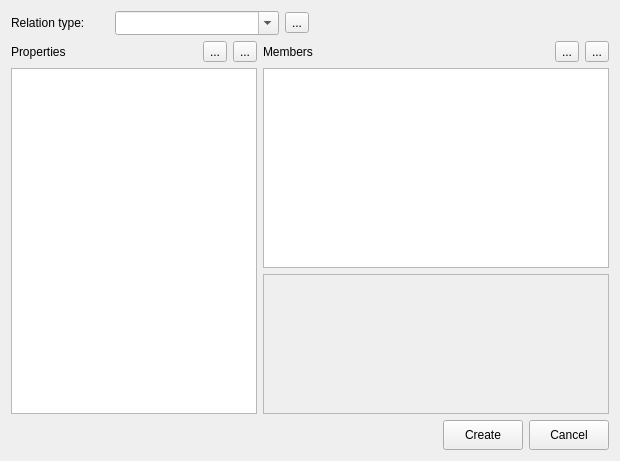
<ui version="4.0" >
 <class>DlgAddRelation</class>
 <widget class="QDialog" name="DlgAddRelation" >
  <property name="geometry" >
   <rect>
    <x>0</x>
    <y>0</y>
    <width>620</width>
    <height>461</height>
   </rect>
  </property>
  <property name="windowTitle" >
   <string>Create OSM relation</string>
  </property>
  <property name="toolTip" >
   <string/>
  </property>
  <property name="whatsThis" >
   <string/>
  </property>
  <property name="modal" >
   <bool>false</bool>
  </property>
  <layout class="QVBoxLayout" >
   <item>
    <layout class="QHBoxLayout" >
     <item>
      <widget class="QLabel" name="label" >
       <property name="text" >
        <string>Relation type:</string>
       </property>
      </widget>
     </item>
     <item>
      <spacer>
       <property name="orientation" >
        <enum>Qt::Horizontal</enum>
       </property>
       <property name="sizeType" >
        <enum>QSizePolicy::Fixed</enum>
       </property>
       <property name="sizeHint" >
        <size>
         <width>24</width>
         <height>20</height>
        </size>
       </property>
      </spacer>
     </item>
     <item>
      <widget class="QComboBox" name="typeCombo" >
       <property name="sizePolicy" >
        <sizepolicy vsizetype="Fixed" hsizetype="Fixed" >
         <horstretch>0</horstretch>
         <verstretch>0</verstretch>
        </sizepolicy>
       </property>
       <property name="minimumSize" >
        <size>
         <width>164</width>
         <height>24</height>
        </size>
       </property>
       <property name="maximumSize" >
        <size>
         <width>164</width>
         <height>16777215</height>
        </size>
       </property>
       <property name="editable" >
        <bool>true</bool>
       </property>
      </widget>
     </item>
     <item>
      <widget class="QToolButton" name="typeInfoButton" >
       <property name="text" >
        <string>...</string>
       </property>
      </widget>
     </item>
     <item>
      <spacer>
       <property name="orientation" >
        <enum>Qt::Horizontal</enum>
       </property>
       <property name="sizeHint" >
        <size>
         <width>40</width>
         <height>20</height>
        </size>
       </property>
      </spacer>
     </item>
    </layout>
   </item>
   <item>
    <layout class="QHBoxLayout" >
     <item>
      <layout class="QVBoxLayout" >
       <item>
        <layout class="QHBoxLayout" >
         <item>
          <widget class="QLabel" name="label_2" >
           <property name="text" >
            <string>Properties</string>
           </property>
          </widget>
         </item>
         <item>
          <spacer>
           <property name="orientation" >
            <enum>Qt::Horizontal</enum>
           </property>
           <property name="sizeHint" >
            <size>
             <width>40</width>
             <height>20</height>
            </size>
           </property>
          </spacer>
         </item>
         <item>
          <widget class="QToolButton" name="loadStandardTagsButton" >
           <property name="text" >
            <string>...</string>
           </property>
          </widget>
         </item>
         <item>
          <widget class="QToolButton" name="removeTagButton" >
           <property name="text" >
            <string>...</string>
           </property>
          </widget>
         </item>
        </layout>
       </item>
       <item>
        <widget class="QTableWidget" name="relTagsTable" >
         <property name="minimumSize" >
          <size>
           <width>240</width>
           <height>0</height>
          </size>
         </property>
        </widget>
       </item>
      </layout>
     </item>
     <item>
      <layout class="QVBoxLayout" >
       <item>
        <layout class="QHBoxLayout" >
         <item>
          <widget class="QLabel" name="label_5" >
           <property name="text" >
            <string>Members</string>
           </property>
          </widget>
         </item>
         <item>
          <spacer>
           <property name="orientation" >
            <enum>Qt::Horizontal</enum>
           </property>
           <property name="sizeHint" >
            <size>
             <width>40</width>
             <height>20</height>
            </size>
           </property>
          </spacer>
         </item>
         <item>
          <widget class="QToolButton" name="chooseMemberButton" >
           <property name="text" >
            <string>...</string>
           </property>
           <property name="checkable" >
            <bool>true</bool>
           </property>
          </widget>
         </item>
         <item>
          <widget class="QToolButton" name="removeMemberButton" >
           <property name="text" >
            <string>...</string>
           </property>
          </widget>
         </item>
        </layout>
       </item>
       <item>
        <widget class="QTableWidget" name="relMembersTable" >
         <property name="minimumSize" >
          <size>
           <width>346</width>
           <height>0</height>
          </size>
         </property>
        </widget>
       </item>
       <item>
        <widget class="QTextEdit" name="tagInfoTextEdit" >
         <property name="enabled" >
          <bool>false</bool>
         </property>
         <property name="sizePolicy" >
          <sizepolicy vsizetype="Expanding" hsizetype="Expanding" >
           <horstretch>0</horstretch>
           <verstretch>0</verstretch>
          </sizepolicy>
         </property>
         <property name="maximumSize" >
          <size>
           <width>16777215</width>
           <height>140</height>
          </size>
         </property>
         <property name="readOnly" >
          <bool>true</bool>
         </property>
        </widget>
       </item>
      </layout>
     </item>
    </layout>
   </item>
   <item>
    <layout class="QHBoxLayout" >
     <item>
      <spacer>
       <property name="orientation" >
        <enum>Qt::Horizontal</enum>
       </property>
       <property name="sizeHint" >
        <size>
         <width>40</width>
         <height>20</height>
        </size>
       </property>
      </spacer>
     </item>
     <item>
      <widget class="QPushButton" name="createRelButton" >
       <property name="sizePolicy" >
        <sizepolicy vsizetype="Fixed" hsizetype="Fixed" >
         <horstretch>0</horstretch>
         <verstretch>0</verstretch>
        </sizepolicy>
       </property>
       <property name="minimumSize" >
        <size>
         <width>0</width>
         <height>30</height>
        </size>
       </property>
       <property name="text" >
        <string>Create</string>
       </property>
       <property name="autoDefault" >
        <bool>false</bool>
       </property>
      </widget>
     </item>
     <item>
      <widget class="QPushButton" name="stornoButton" >
       <property name="minimumSize" >
        <size>
         <width>0</width>
         <height>30</height>
        </size>
       </property>
       <property name="text" >
        <string>Cancel</string>
       </property>
       <property name="autoDefault" >
        <bool>false</bool>
       </property>
      </widget>
     </item>
    </layout>
   </item>
  </layout>
 </widget>
 <resources/>
 <connections/>
</ui>
